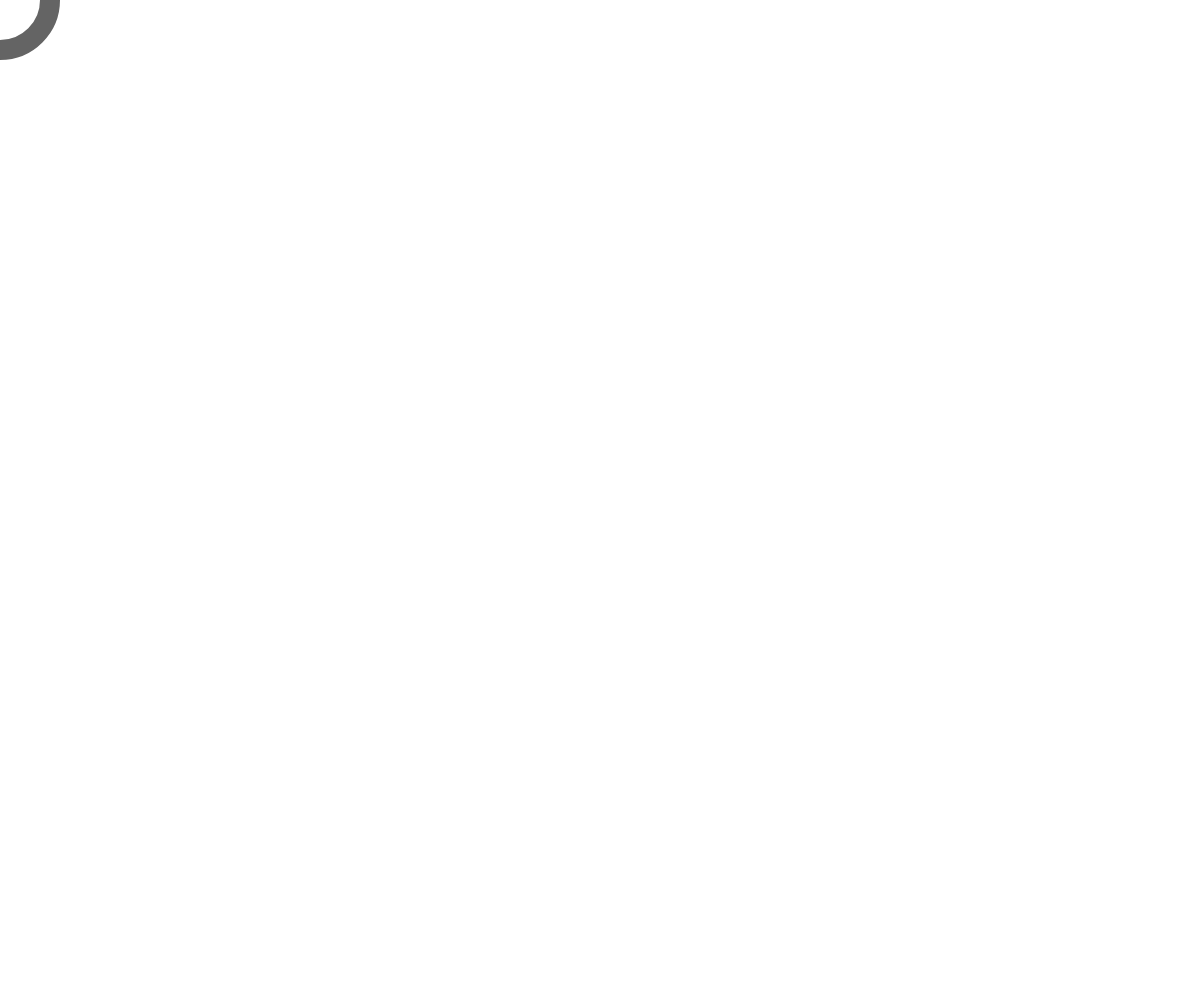
Frame 1 (no input)
Frame 60 (no input): identical to frame 1, image omitted
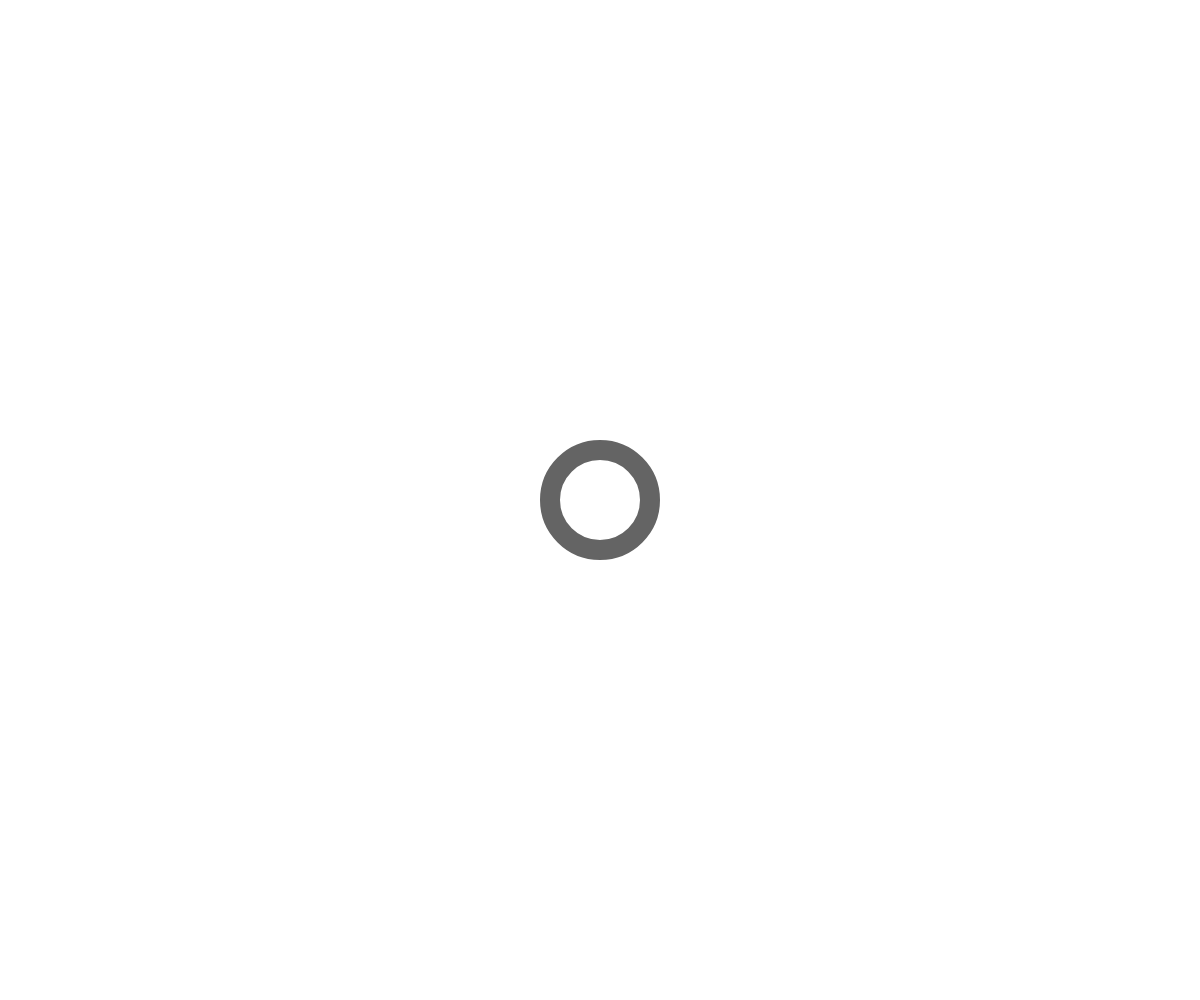
Frame 120 (the mouse pressed at the canvas centre since frame 60)

The p5.js sketch that drew these frames (run headless with seeded random() and noise() and a simulated clock; from frame 60 on, the mouse is pressed at the canvas centre):

// p5.js sketch
// ── sketch.js
// var canvas;
// console.log("sketch connected!");


function windowResized() {
	resizeCanvas(windowWidth,windowHeight);
}



// function setup() {
  
//   canvas = createCanvas(windowWidth, windowHeight);
//   canvas.position(0,0);
//   // canvas.class("lemon");
//   canvas.style('z-index','-1');
// }

// function draw() {
// 	fill(100);
// 	var newEllipse = ellipse(mouseX,mouseY,100,100);

// }


// // function draw() {
// //  if (mouseIsPressed) {
// //    // fill(0);
// //  } else {
// //    // fill(255);
// //  }

// //  ellipse(mouseX, mouseY, 20, 20);
// //  // background(220);
// // }

var xvals = [];
var yvals = [];
var bvals = [];

function setup() 
{
   canvas = createCanvas(windowWidth, windowHeight);
  canvas.position(0,0);
//   // canvas.class("lemon");
  canvas.style('z-index','-1');
  strokeWeight(20);
}

function draw()
{
  // background(230, 233, 239);
  background(255);
  
  for(var i = 1; i < width; i++) { 
    xvals[i-1] = xvals[i]; 
    yvals[i-1] = yvals[i];
    bvals[i-1] = bvals[i];
  } 
  // Add the new values to the end of the array 
  xvals[width-1] = mouseX;
  yvals[width-1] = mouseY;

  if(mouseIsPressed) {
    bvals[width-1] = 0;
  } else {
    bvals[width-1] = 255;
  }
  
  fill(255);
  noStroke();
  // rect(0, height/3, width, height/3+1);

  stroke(100);
  // point(mouseX,mouseY);
  ellipse(mouseX,mouseY,100,100);

  // for(var i=1; i<width; i = i + 15) {
  //   // stroke(255);
  //   // point(i, xvals[i]/3);
  //   stroke(100);
  //   // point(i, height/3+yvals[i]/3);
  //   point(i,yvals[i]);
  //   // stroke(255);
  //   // line(i, 2*height/3+bvals[i]/3, i, (2*height/3+bvals[i-1]/3));
  // }
}


function mousePressed() {
	
}
